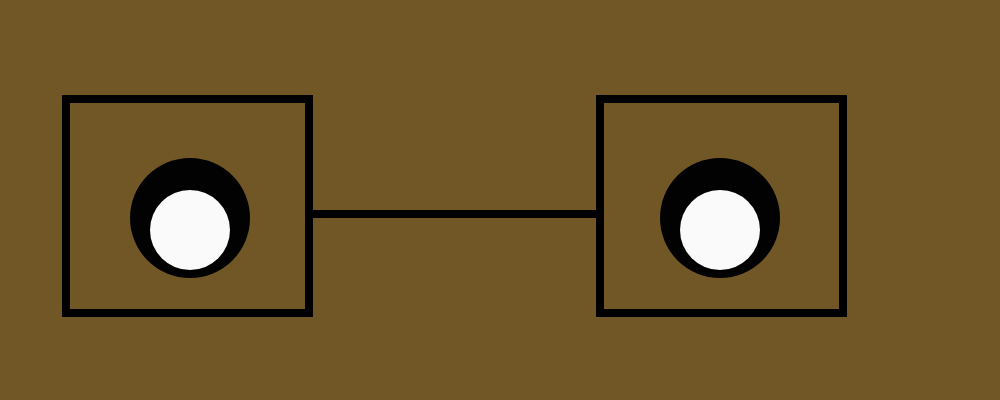
Frame 1 (no input)
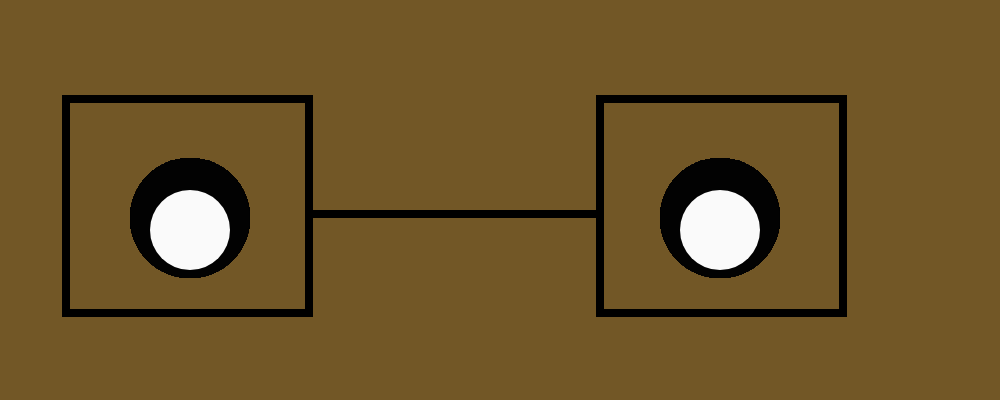
Frame 60 (no input)
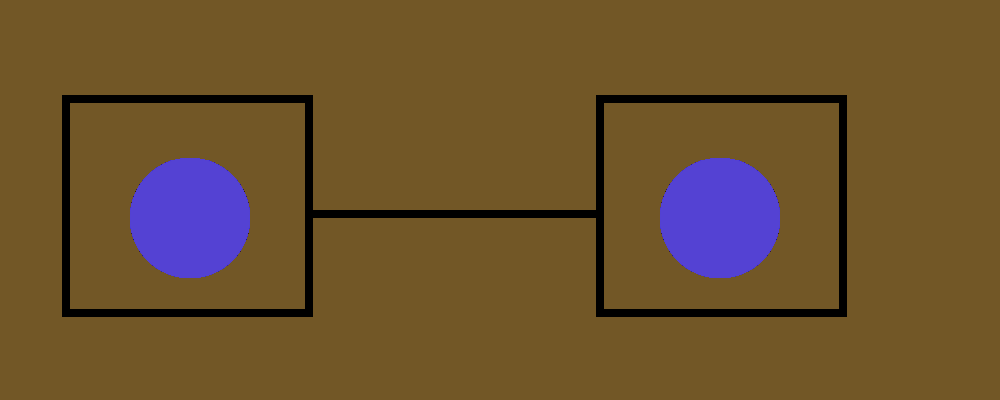
Frame 120 (the mouse pressed at the canvas centre since frame 60)

The p5.js sketch that drew these frames (run headless with seeded random() and noise() and a simulated clock; from frame 60 on, the mouse is pressed at the canvas centre):

// p5.js sketch
// ── sketch.js
var state = 1

function setup(){  
createCanvas(1000,400);  
background(114,87,38);
}


function draw(){
    
    //glasses
    noFill();
    strokeWeight(8);
    rect(66,99,243,214);
    rect(600,99,243,214);
    line(310,214,600,214);
    
    noStroke();
  
 
if(state == 1){ 
  fill(2);
  ellipse(190,218,120,120);
  ellipse(720,218,120,120);
  fill(250);
  ellipse(190,230,80,80);
   ellipse(720,230,80,80);  
} else if(state == 2){
    fill(84,66,211);
    ellipse(190,218,120,120);
    ellipse(720,218,120,120);
}else if (state == 3){ 
    fill(11,26,112);
    ellipse(190,218,120,120);
  ellipse(720,218,120,120);
}else if (state == 4){
   fill(11,112,79);
    ellipse(190,218,120,120);
   ellipse(720,218,120,120);
}else if (state == 5){
    fill(11,112,23);
    ellipse(190,218,120,120);
   ellipse(720,218,120,120);
}

}
//    
function mousePressed(){
    if(state < 3){
    state = state +1;
    }else{
    state = 1;            
    }
}
